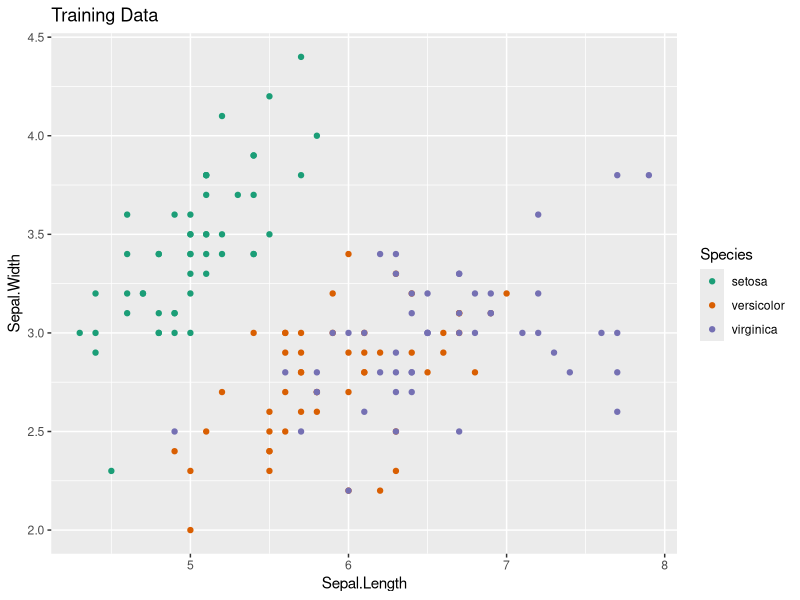
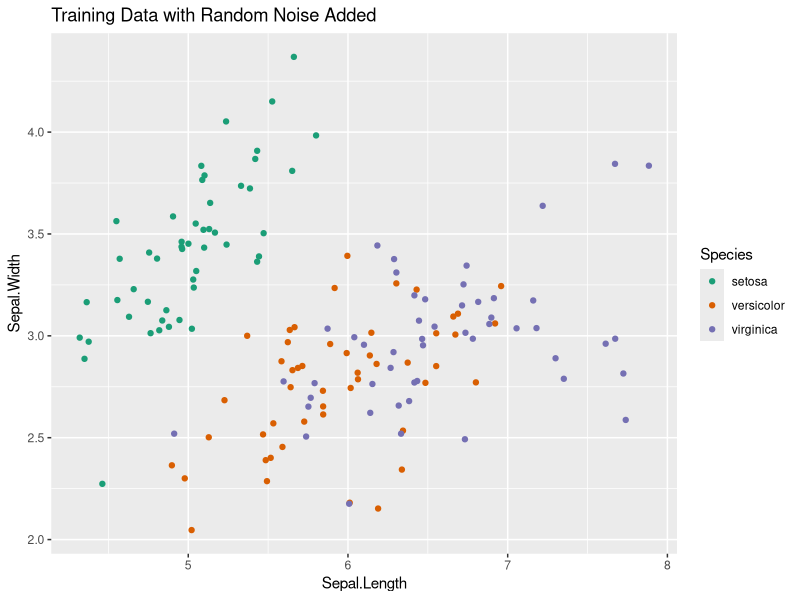
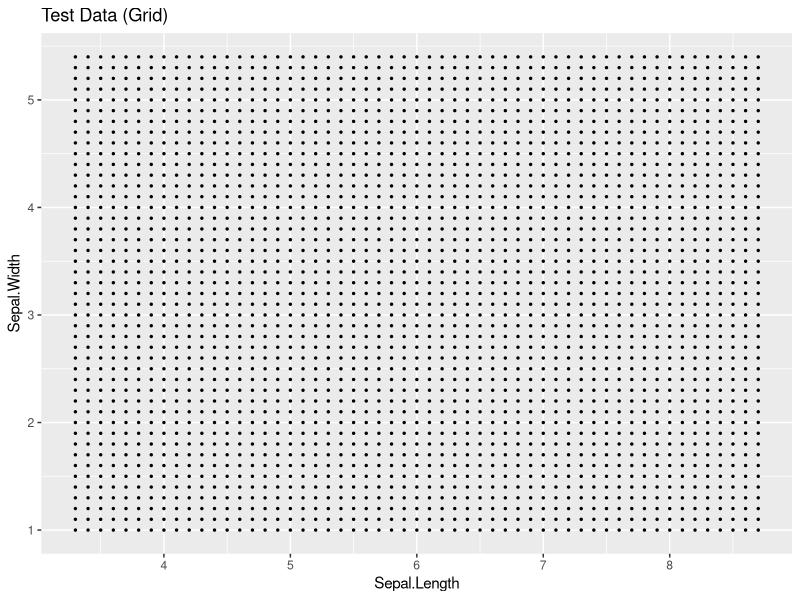
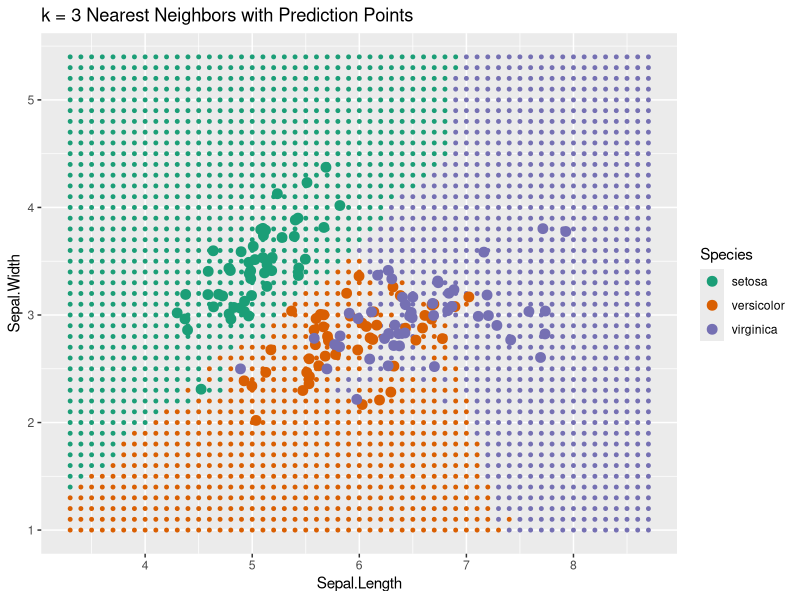
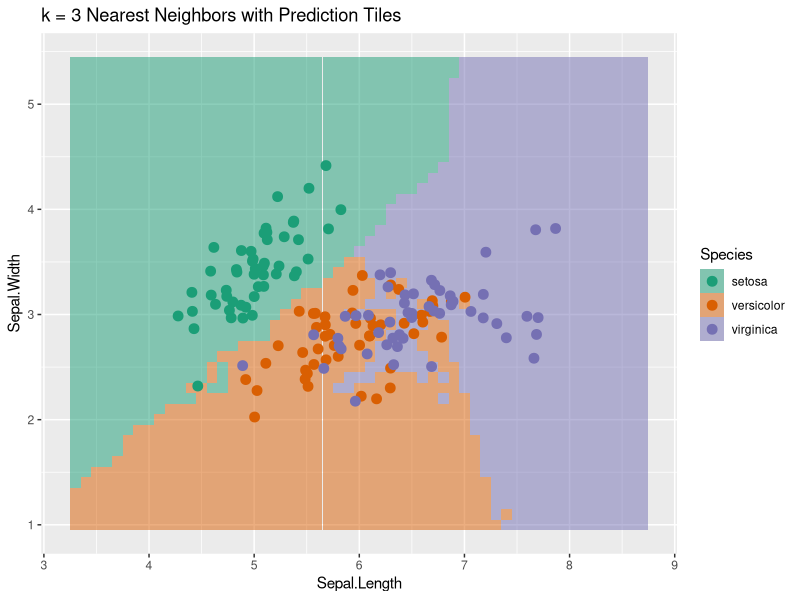
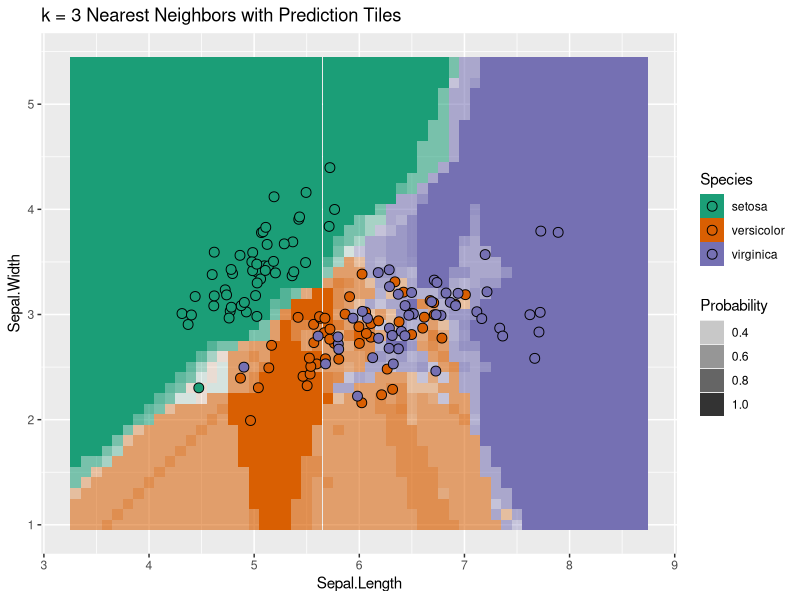
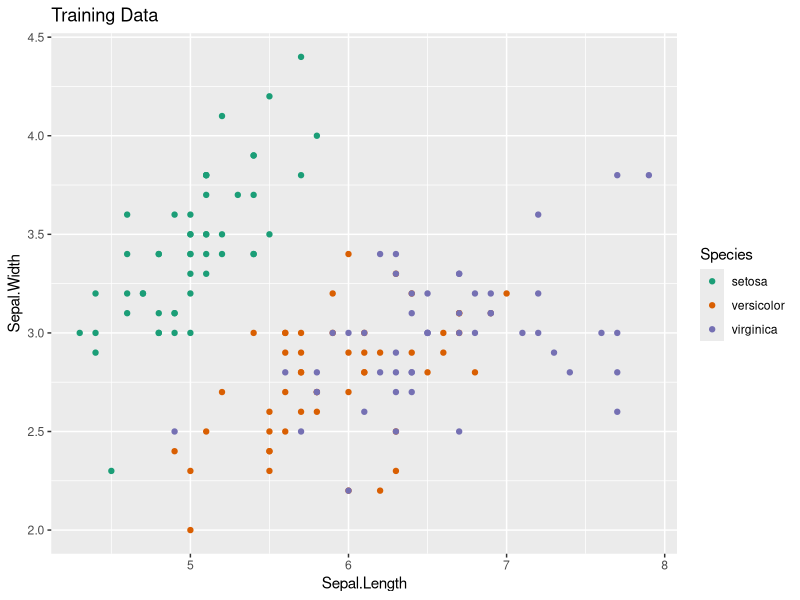
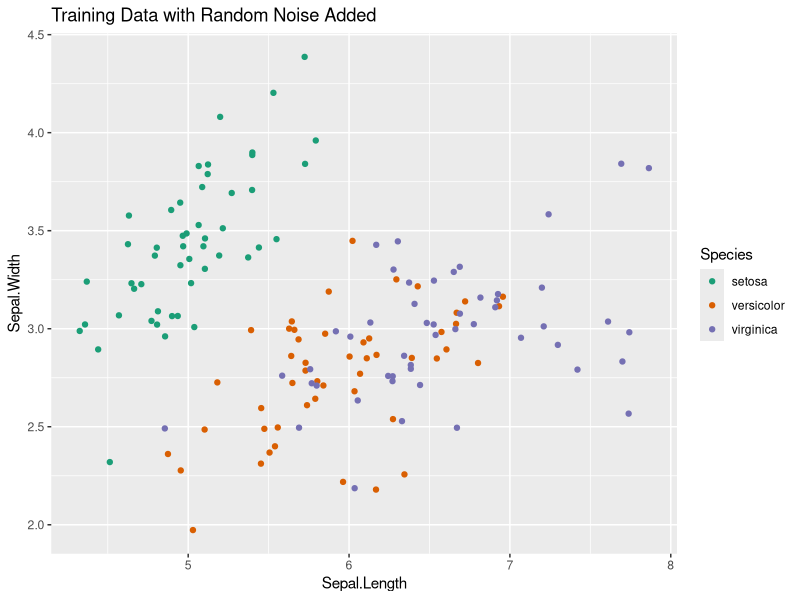

These figures' R source, in order:
# Code based on: http://stackoverflow.com/questions/31234621/
library(class)
library(dplyr)
library(ggplot2)

# Stuff for making plots:
fig_width <- 11*0.8
fig_height <- 8.5*0.8
# Color palette chosen from:
# http://colorbrewer2.org/#type=qualitative&scheme=Dark2&n=3
color_palette <- "Dark2"

# We set the random number generator seed value to get replicable randomness
set.seed(76)

# Load the iris data and consider
# -two predictors variables: sepal length & width
# -outcome variable: species
data("iris")
iris <- iris %>%
  tbl_df() %>% 
  select(Sepal.Length, Sepal.Width, Species)
View(iris)



# Define training set -----------------------------------------------------
# Let's use the entire iris data set as our train data
train <- iris
ggplot(train, aes(x=Sepal.Length, y=Sepal.Width, col=Species)) + 
  geom_point() + 
  scale_color_brewer(palette = color_palette) +
  labs(title="Training Data")
ggsave("assets/classification/train1.pdf", width = fig_width, height = fig_height)

# Unfortunately there is a little overplotting. So we use geom_jitter to add a
# little random noise so we can see situations when points are plotted on top
# of each other:
ggplot(train, aes(x=Sepal.Length, y=Sepal.Width, col=Species)) + 
  geom_jitter(width = 0.05, height = 0.05) + 
  scale_color_brewer(palette = color_palette)  +
  labs(title="Training Data with Random Noise Added")
ggsave("assets/classification/train2.pdf", width = fig_width, height = fig_height)



# Define test set ---------------------------------------------------------
# We'll define the test set to be a grid of values that encompasses the range
# of both sepal length and width

# Actual range of values:
range(train$Sepal.Length)
# Desired grid width:
range(train$Sepal.Length) + c(-1, 1)

# Actual range of values:
range(train$Sepal.Width)
# Desired grid width:
range(train$Sepal.Width) + c(-1, 1)

# We define our grid using expand.grid(). We will make predictions for each of 
# these points
test <- expand.grid(
  Sepal.Length = seq(3.3, 8.7, by=0.1),
  Sepal.Width = seq(1, 5.4, by=0.1)
) %>% 
  tbl_df()

ggplot(test, aes(x=Sepal.Length, y=Sepal.Width)) + 
  geom_point(size=0.5) +
  labs(title="Test Data (Grid)")
ggsave("assets/classification/test.pdf", width = fig_width, height = fig_height)




# Fit model & get predictions --------------------------------------------------
# Define number of neighbors:
num_neigh <- 3

# Assign categorical outcome variable:
classifications <- train$Species

# Note the training data and test data inputs to knn() have to be the same size
# and just be the predictor variables
train_input <- train %>%
  select(Sepal.Length, Sepal.Width)
test_input <- test %>% 
  select(Sepal.Length, Sepal.Width)

# Fit model:
model_knn <- 
  class::knn(train=train_input, test=test_input, cl=classifications, k = num_neigh, prob=TRUE)

# Add predictions and probabilities to test set
test <- test %>% 
  mutate(
    Species = model_knn,
    Probability = attr(model_knn, "prob")
)




# Basic plots ------------------------------------------------------------
# The larger points represent the training data, the smaller points the
# test data (i.e. the grid)
ggplot(test, aes(x=Sepal.Length, y=Sepal.Width, col=Species)) + 
  geom_point(size=1) +
  geom_jitter(data=train, size=3) + 
  scale_color_brewer(palette = color_palette)  +
  labs(title=paste("k =", num_neigh, "Nearest Neighbors with Prediction Points"))
ggsave("assets/classification/knn1.pdf", width = fig_width, height = fig_height)

# The following is the same plot as above, but using geom_tile() instead of
# geom_point() to denote the prediction for each grid point:
ggplot(test, aes(x=Sepal.Length, y=Sepal.Width)) + 
  geom_tile(aes(fill=Species), alpha=0.5) +
  geom_jitter(data=train, aes(col=Species), size=3) + 
  scale_fill_brewer(palette = color_palette)  +
  scale_color_brewer(palette = color_palette)  +
  labs(title=paste("k =", num_neigh, "Nearest Neighbors with Prediction Tiles"))
ggsave("assets/classification/knn2.pdf", width = fig_width, height = fig_height)



# Plots that incorporate uncertainty --------------------------------------
# The above isn't great. I like the following plot most. Note the training set 
# data are denoted with points with:
# -shape=21 are points with an outline color and a fill color
# -stroke controls the size of the outline
ggplot(test, aes(x=Sepal.Length, y=Sepal.Width)) + 
  geom_tile(aes(fill=Species, alpha=Probability)) +
  geom_jitter(data=train, aes(fill=Species), size=3, shape=21, stroke=0.5) + 
  scale_fill_brewer(palette = color_palette)  +
  labs(title=paste("k =", num_neigh, "Nearest Neighbors with Prediction Tiles"))
ggsave("assets/classification/knn3.pdf", width = fig_width, height = fig_height)
